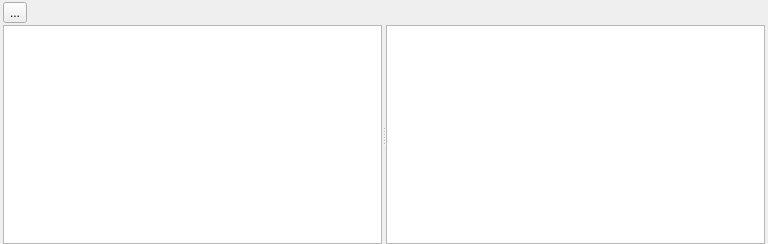
<?xml version="1.0" encoding="UTF-8"?>
<ui version="4.0">
 <class>ParticleSystemPanel</class>
 <widget class="QDockWidget" name="ParticleSystemPanel">
  <property name="geometry">
   <rect>
    <x>0</x>
    <y>0</y>
    <width>768</width>
    <height>244</height>
   </rect>
  </property>
  <property name="windowTitle">
   <string>Particle System</string>
  </property>
  <widget class="QWidget" name="dockWidgetContents">
   <layout class="QVBoxLayout" name="verticalLayout">
    <property name="spacing">
     <number>0</number>
    </property>
    <property name="leftMargin">
     <number>3</number>
    </property>
    <property name="topMargin">
     <number>0</number>
    </property>
    <property name="rightMargin">
     <number>3</number>
    </property>
    <property name="bottomMargin">
     <number>0</number>
    </property>
    <item>
     <widget class="QWidget" name="TopTools" native="true">
      <property name="minimumSize">
       <size>
        <width>0</width>
        <height>25</height>
       </size>
      </property>
      <property name="maximumSize">
       <size>
        <width>16777215</width>
        <height>25</height>
       </size>
      </property>
      <layout class="QHBoxLayout" name="horizontalLayout_2">
       <property name="leftMargin">
        <number>0</number>
       </property>
       <property name="topMargin">
        <number>0</number>
       </property>
       <property name="rightMargin">
        <number>0</number>
       </property>
       <property name="bottomMargin">
        <number>0</number>
       </property>
       <item>
        <widget class="QToolButton" name="m_import">
         <property name="sizePolicy">
          <sizepolicy hsizetype="Fixed" vsizetype="Fixed">
           <horstretch>0</horstretch>
           <verstretch>0</verstretch>
          </sizepolicy>
         </property>
         <property name="toolTip">
          <string>Import</string>
         </property>
         <property name="statusTip">
          <string>Import</string>
         </property>
         <property name="text">
          <string>...</string>
         </property>
         <property name="popupMode">
          <enum>QToolButton::DelayedPopup</enum>
         </property>
        </widget>
       </item>
       <item>
        <spacer name="horizontalSpacer">
         <property name="orientation">
          <enum>Qt::Horizontal</enum>
         </property>
         <property name="sizeHint" stdset="0">
          <size>
           <width>725</width>
           <height>20</height>
          </size>
         </property>
        </spacer>
       </item>
      </layout>
     </widget>
    </item>
    <item>
     <widget class="QSplitter" name="m_splitter">
      <property name="orientation">
       <enum>Qt::Horizontal</enum>
      </property>
      <widget class="QTreeWidget" name="m_nodeTreeWidget">
       <property name="animated">
        <bool>false</bool>
       </property>
       <property name="headerHidden">
        <bool>true</bool>
       </property>
       <property name="columnCount">
        <number>1</number>
       </property>
       <column>
        <property name="text">
         <string notr="true">1</string>
        </property>
       </column>
      </widget>
      <widget class="QGraphicsView" name="m_graphicsView">
       <property name="contextMenuPolicy">
        <enum>Qt::CustomContextMenu</enum>
       </property>
       <property name="verticalScrollBarPolicy">
        <enum>Qt::ScrollBarAsNeeded</enum>
       </property>
       <property name="horizontalScrollBarPolicy">
        <enum>Qt::ScrollBarAsNeeded</enum>
       </property>
      </widget>
     </widget>
    </item>
   </layout>
  </widget>
 </widget>
 <resources/>
 <connections/>
</ui>
